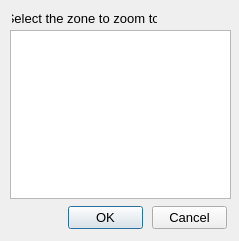
<?xml version="1.0" encoding="UTF-8"?>
<ui version="4.0">
 <class>ZoomZone_Dialog</class>
 <widget class="QDialog" name="ZoomZone_Dialog">
  <property name="geometry">
   <rect>
    <x>0</x>
    <y>0</y>
    <width>239</width>
    <height>241</height>
   </rect>
  </property>
  <property name="minimumSize">
   <size>
    <width>239</width>
    <height>241</height>
   </size>
  </property>
  <property name="maximumSize">
   <size>
    <width>239</width>
    <height>241</height>
   </size>
  </property>
  <property name="windowTitle">
   <string>Zoom to zone</string>
  </property>
  <widget class="QLabel" name="label">
   <property name="geometry">
    <rect>
     <x>12</x>
     <y>8</y>
     <width>145</width>
     <height>21</height>
    </rect>
   </property>
   <property name="font">
    <font>
     <pointsize>10</pointsize>
    </font>
   </property>
   <property name="text">
    <string>Select the zone to zoom to </string>
   </property>
   <property name="alignment">
    <set>Qt::AlignCenter</set>
   </property>
  </widget>
  <widget class="QPushButton" name="_2">
   <property name="geometry">
    <rect>
     <x>152</x>
     <y>206</y>
     <width>75</width>
     <height>23</height>
    </rect>
   </property>
   <property name="font">
    <font>
     <pointsize>10</pointsize>
    </font>
   </property>
   <property name="text">
    <string>Cancel</string>
   </property>
   <property name="autoDefault">
    <bool>false</bool>
   </property>
  </widget>
  <widget class="QPushButton" name="_1">
   <property name="geometry">
    <rect>
     <x>68</x>
     <y>206</y>
     <width>75</width>
     <height>23</height>
    </rect>
   </property>
   <property name="font">
    <font>
     <pointsize>10</pointsize>
    </font>
   </property>
   <property name="text">
    <string>OK</string>
   </property>
   <property name="default">
    <bool>true</bool>
   </property>
  </widget>
  <widget class="RCComboList" name="_100">
   <property name="geometry">
    <rect>
     <x>10</x>
     <y>30</y>
     <width>221</width>
     <height>169</height>
    </rect>
   </property>
   <property name="minimumSize">
    <size>
     <width>221</width>
     <height>169</height>
    </size>
   </property>
   <property name="maximumSize">
    <size>
     <width>221</width>
     <height>169</height>
    </size>
   </property>
  </widget>
 </widget>
 <customwidgets>
  <customwidget>
   <class>RCComboList</class>
   <extends>QListWidget</extends>
   <header>../RealCADQt/source/rccombolist.h</header>
  </customwidget>
 </customwidgets>
 <resources/>
 <connections/>
</ui>
